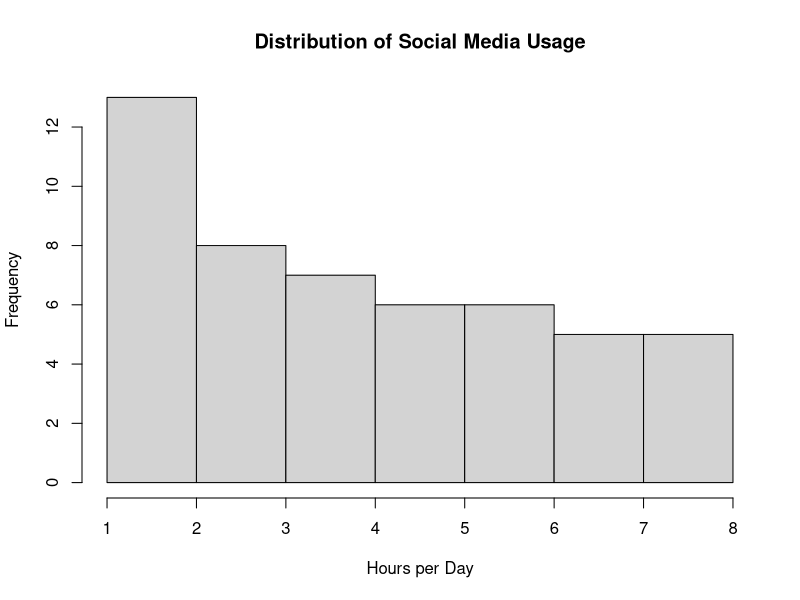
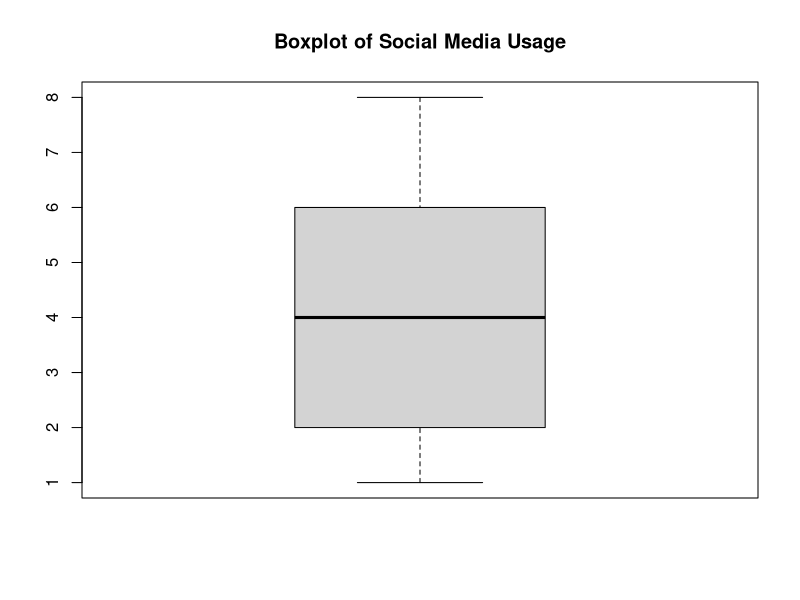
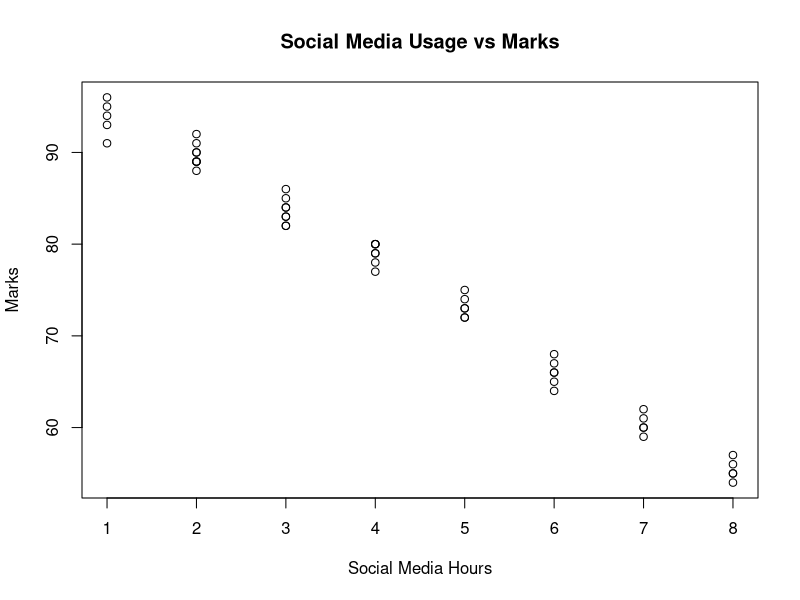
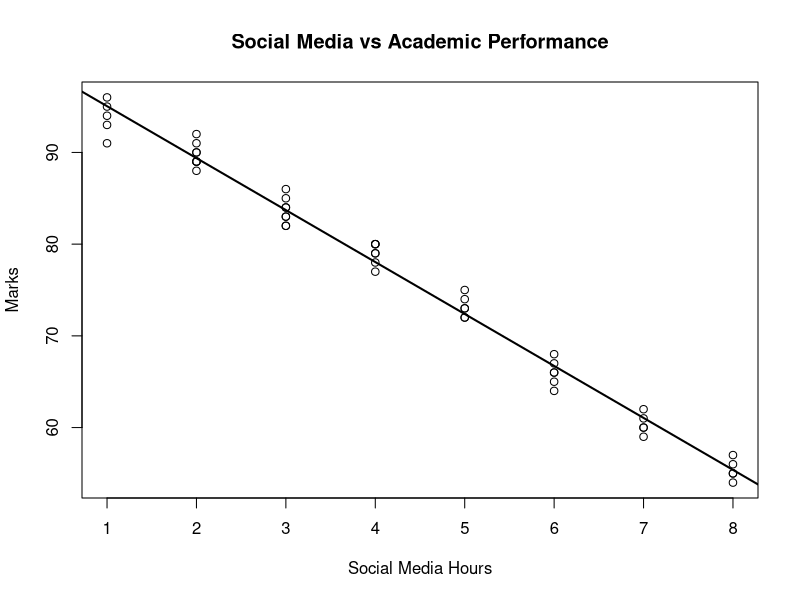
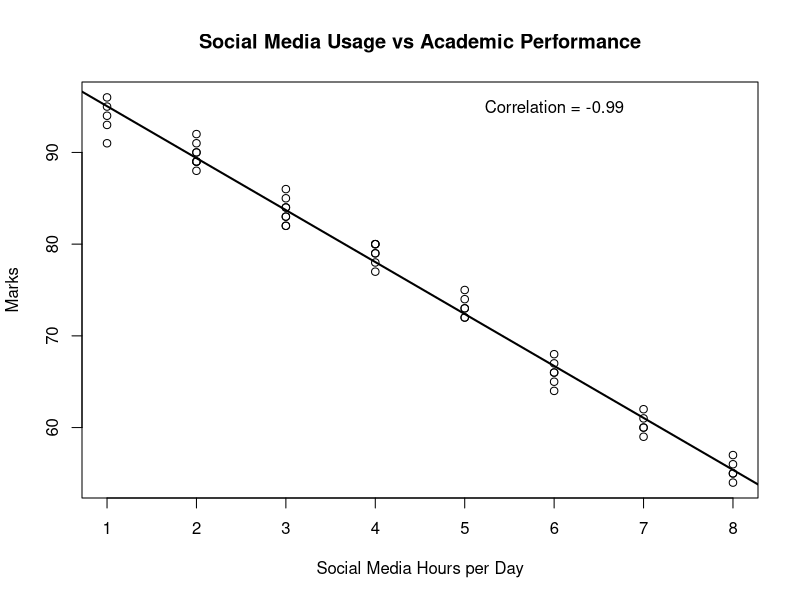

Write the R code that produced these figures, in order.
data <- read.csv("student_data.csv")
head(data)
str(data)
summary(data)
hist(data$SocialMedia_Hours,
     main="Distribution of Social Media Usage",
     xlab="Hours per Day")
boxplot(data$SocialMedia_Hours,
        main="Boxplot of Social Media Usage")
plot(data$SocialMedia_Hours,
     data$Marks,
     main="Social Media Usage vs Marks",
     xlab="Social Media Hours",
     ylab="Marks")
cor(data$SocialMedia_Hours,
    data$Marks)
plot(data$SocialMedia_Hours,
     data$Marks,
     main="Social Media vs Academic Performance",
     xlab="Social Media Hours",
     ylab="Marks")

abline(
  lm(Marks ~ SocialMedia_Hours, data=data),
  lwd=2
)
plot(data$SocialMedia_Hours,
     data$Marks,
     main="Social Media Usage vs Academic Performance",
     xlab="Social Media Hours per Day",
     ylab="Marks")

abline(
  lm(Marks ~ SocialMedia_Hours, data=data),
  lwd=2
)

text(
  6,
  95,
  paste("Correlation =", round(cor(data$SocialMedia_Hours,
                                   data$Marks),2))
)
best <- data[which.max(data$Marks), ]
best
worst <- data[which.min(data$Marks), ]
worst
aggregate(Marks ~ SocialMedia_Hours,
          data,
          mean)
